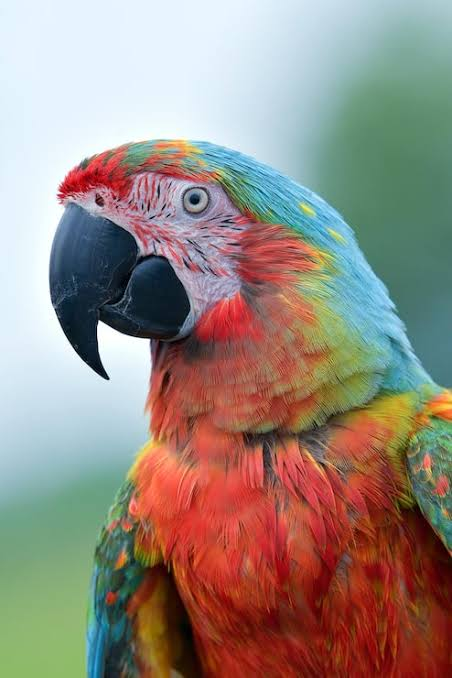
#> input picture images.jpg, 452 x 678 px, found by its file name
$ python prg3.py
#> lines starting #> are read from the running program, lines starting #| are printed output that depends on the picture; after the words box and inside, x2 and y2 are one past the last pixel; in counts of white or black regions, pixels touching at a corner belong together
import cv2
import numpy as np

img = cv2.imread(r"C:\Users\Bhoomika KM\Downloads\lab CV\images.jpg", 0)
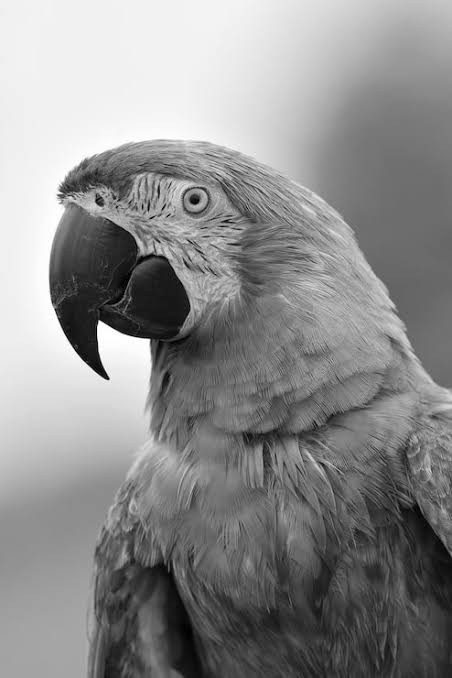
#> img: shape (678, 452); min 0, max 255, mean 141.2
_, binary = cv2.threshold(img, 127, 255, cv2.THRESH_BINARY)
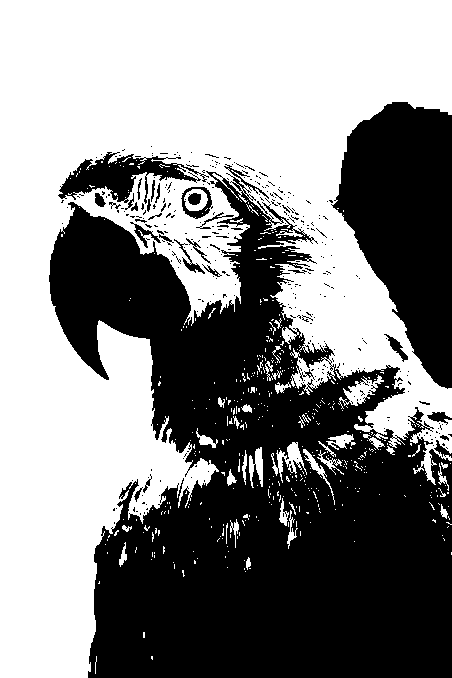
#> binary: shape (678, 452); 52.9% white; 336 black regions (304 under 20 px), largest, box (x1, y1, x2, y2) and area: (49, 171, 452, 678) 115797, (331, 102, 452, 389) 21962, (58, 152, 209, 204) 3125
k = np.ones((3, 3), np.uint8)

cv2.imshow("Dilation", cv2.dilate(binary, k))
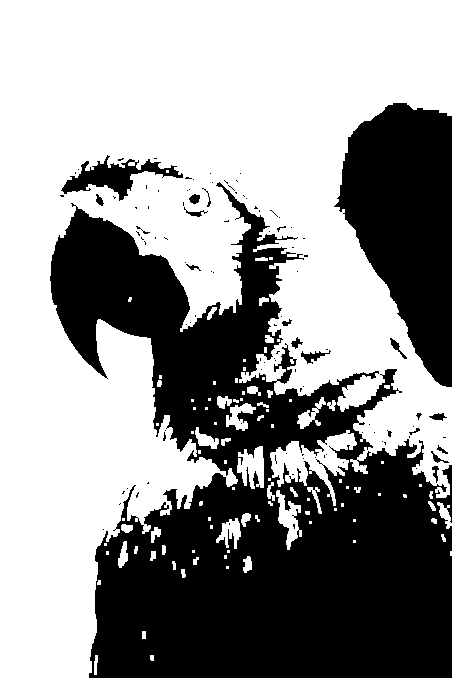
#> window 'Dilation': shape (678, 452); 58.7% white; 108 black regions (89 under 20 px), largest, box (x1, y1, x2, y2) and area: (50, 182, 452, 678) 101972, (334, 103, 452, 387) 21370, (61, 155, 183, 201) 1913
cv2.imshow("Erosion", cv2.erode(binary, k))
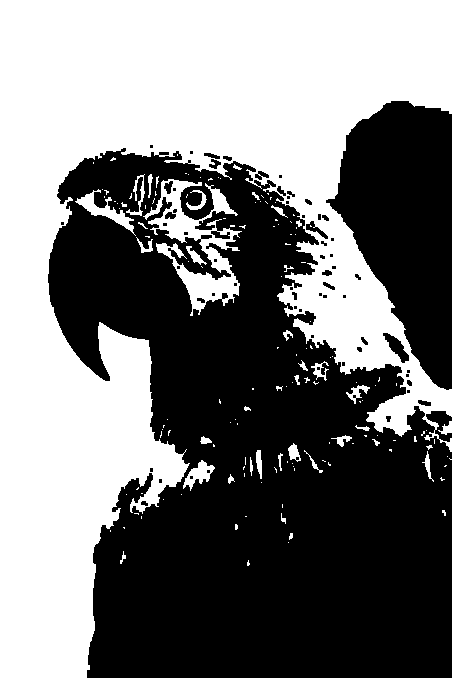
#> window 'Erosion': shape (678, 452); 47.4% white; 153 white regions (115 under 20 px), largest, box (x1, y1, x2, y2) and area: (0, 0, 452, 678) 136729, (143, 179, 242, 316) 4585, (75, 189, 136, 236) 694
cv2.imshow("Opening", cv2.morphologyEx(binary, cv2.MORPH_OPEN, k))
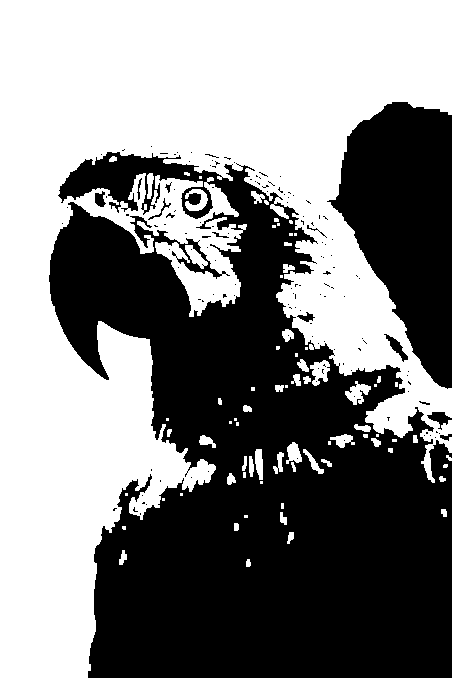
#> window 'Opening': shape (678, 452); 50.8% white; 139 black regions (125 under 20 px), largest, box (x1, y1, x2, y2) and area: (49, 152, 452, 678) 127456, (327, 102, 452, 389) 22010, (384, 334, 408, 362) 204
cv2.imshow("Closing", cv2.morphologyEx(binary, cv2.MORPH_CLOSE, k))
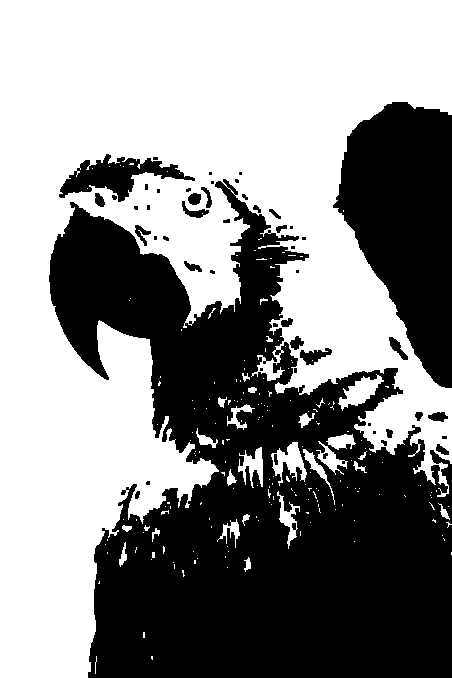
#> window 'Closing': shape (678, 452); 55% white; 51 black regions (23 under 20 px), largest, box (x1, y1, x2, y2) and area: (49, 179, 452, 678) 111044, (333, 102, 452, 388) 21930, (59, 154, 195, 202) 2627

cv2.waitKey(0)
cv2.destroyAllWindows()
